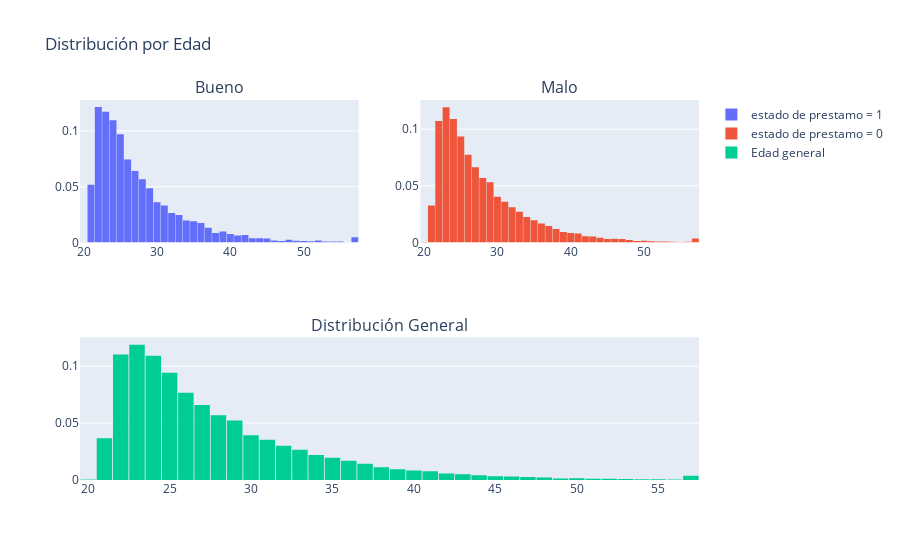

Write notebook code for a chart like this one.
### Markdown cell above
Distribución de la edad en función del estado del préstamo (bueno, malo o en general)

### Code cell
import plotly.tools as tls 
import plotly.offline as py 

# Creación de listas de datos:
df_good = df.loc[df["estado_prestamo"]==1]['persona_edad'].values.tolist()
df_bad = df.loc[df["estado_prestamo"]==0]['persona_edad'].values.tolist()
df_age = df['persona_edad'].values.tolist()

# primer plot
trace0 = go.Histogram(
    x=df_good,
    histnorm = 'probability',
    name= "estado de prestamo = 1")

#segundo plot
trace1 = go.Histogram(
    x=df_bad,
    histnorm='probability',
    name = "estado de prestamo = 0")

#tercer plot
trace2 = go.Histogram(
    x=df_age,
    histnorm='probability',
    name= "Edad general")

fig = tls.make_subplots(rows=2, cols=2, specs=[[{},{}], [{'colspan': 2}, None]],
                        subplot_titles=('Bueno', 'Malo', 'Distribución General'))

#settings
fig.append_trace(trace0, 1,1)
fig.append_trace(trace1, 1,2)
fig.append_trace(trace2, 2,1)

fig['layout'].update(showlegend=True, title='Distribución por Edad', bargap=0.05)
py.iplot(fig, filename='custom-sized-subplot-with-subplot-titles')

### Figure 1 — Plotly figure (JSON) as saved in the notebook; plotly's stock layout.template omitted (floating-point values rounded to 4 significant figures; data arrays with more than 128 entries replaced by an {"elided": "..."} marker saying what was removed)
{"data": [{"histnorm": "probability", "name": "estado de prestamo = 1", "type": "histogram", "x": {"elided": "6188 int values"}, "xaxis": "x", "yaxis": "y"}, {"histnorm": "probability", "name": "estado de prestamo = 0", "type": "histogram", "x": {"elided": "22313 int values"}, "xaxis": "x2", "yaxis": "y2"}, {"histnorm": "probability", "name": "Edad general", "type": "histogram", "x": {"elided": "28501 int values"}, "xaxis": "x3", "yaxis": "y3"}], "layout": {"annotations": [{"font": {"size": 16}, "showarrow": false, "text": "Bueno", "x": 0.225, "xanchor": "center", "xref": "paper", "y": 1, "yanchor": "bottom", "yref": "paper"}, {"font": {"size": 16}, "showarrow": false, "text": "Malo", "x": 0.775, "xanchor": "center", "xref": "paper", "y": 1, "yanchor": "bottom", "yref": "paper"}, {"font": {"size": 16}, "showarrow": false, "text": "Distribución General", "x": 0.5, "xanchor": "center", "xref": "paper", "y": 0.375, "yanchor": "bottom", "yref": "paper"}], "bargap": 0.05, "showlegend": true, "title": {"text": "Distribución por Edad"}, "xaxis": {"anchor": "y", "domain": [0, 0.45]}, "xaxis2": {"anchor": "y2", "domain": [0.55, 1]}, "xaxis3": {"anchor": "y3", "domain": [0, 1]}, "yaxis": {"anchor": "x", "domain": [0.625, 1]}, "yaxis2": {"anchor": "x2", "domain": [0.625, 1]}, "yaxis3": {"anchor": "x3", "domain": [0, 0.375]}}}
